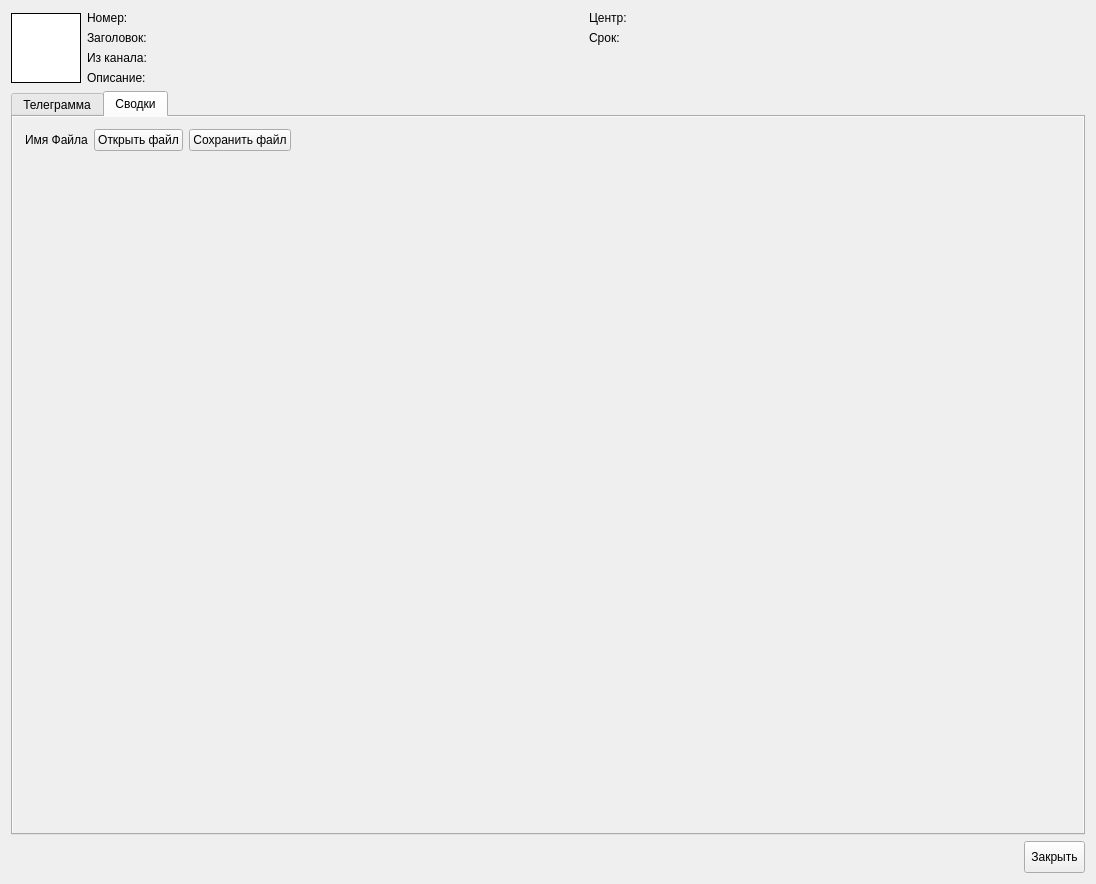
<?xml version="1.0" encoding="UTF-8"?>
<ui version="4.0">
 <class>ContentWidget</class>
 <widget class="QDialog" name="ContentWidget">
  <property name="geometry">
   <rect>
    <x>0</x>
    <y>0</y>
    <width>1096</width>
    <height>884</height>
   </rect>
  </property>
  <property name="windowTitle">
   <string>Просмотр сообщения</string>
  </property>
  <layout class="QGridLayout" name="gridLayout_3">
   <item row="2" column="0">
    <layout class="QHBoxLayout" name="horizontalLayout">
     <property name="spacing">
      <number>0</number>
     </property>
     <item>
      <spacer name="horizontalSpacer">
       <property name="orientation">
        <enum>Qt::Horizontal</enum>
       </property>
       <property name="sizeHint" stdset="0">
        <size>
         <width>40</width>
         <height>20</height>
        </size>
       </property>
      </spacer>
     </item>
     <item>
      <widget class="QToolButton" name="toolButton">
       <property name="minimumSize">
        <size>
         <width>0</width>
         <height>32</height>
        </size>
       </property>
       <property name="maximumSize">
        <size>
         <width>16777215</width>
         <height>32</height>
        </size>
       </property>
       <property name="text">
        <string>Закрыть</string>
       </property>
      </widget>
     </item>
    </layout>
   </item>
   <item row="0" column="0">
    <layout class="QGridLayout" name="gridLayout">
     <item row="0" column="0" rowspan="4">
      <widget class="QLabel" name="label_icon">
       <property name="minimumSize">
        <size>
         <width>70</width>
         <height>70</height>
        </size>
       </property>
       <property name="maximumSize">
        <size>
         <width>70</width>
         <height>70</height>
        </size>
       </property>
       <property name="palette">
        <palette>
         <active>
          <colorrole role="Base">
           <brush brushstyle="SolidPattern">
            <color alpha="255">
             <red>255</red>
             <green>255</green>
             <blue>255</blue>
            </color>
           </brush>
          </colorrole>
          <colorrole role="Window">
           <brush brushstyle="SolidPattern">
            <color alpha="255">
             <red>255</red>
             <green>255</green>
             <blue>255</blue>
            </color>
           </brush>
          </colorrole>
         </active>
         <inactive>
          <colorrole role="Base">
           <brush brushstyle="SolidPattern">
            <color alpha="255">
             <red>255</red>
             <green>255</green>
             <blue>255</blue>
            </color>
           </brush>
          </colorrole>
          <colorrole role="Window">
           <brush brushstyle="SolidPattern">
            <color alpha="255">
             <red>255</red>
             <green>255</green>
             <blue>255</blue>
            </color>
           </brush>
          </colorrole>
         </inactive>
         <disabled>
          <colorrole role="Base">
           <brush brushstyle="SolidPattern">
            <color alpha="255">
             <red>255</red>
             <green>255</green>
             <blue>255</blue>
            </color>
           </brush>
          </colorrole>
          <colorrole role="Window">
           <brush brushstyle="SolidPattern">
            <color alpha="255">
             <red>255</red>
             <green>255</green>
             <blue>255</blue>
            </color>
           </brush>
          </colorrole>
         </disabled>
        </palette>
       </property>
       <property name="autoFillBackground">
        <bool>true</bool>
       </property>
       <property name="frameShape">
        <enum>QFrame::Box</enum>
       </property>
       <property name="lineWidth">
        <number>1</number>
       </property>
       <property name="text">
        <string/>
       </property>
       <property name="alignment">
        <set>Qt::AlignCenter</set>
       </property>
      </widget>
     </item>
     <item row="0" column="1">
      <layout class="QHBoxLayout" name="horizontalLayout_2">
       <item>
        <widget class="QLabel" name="label_6">
         <property name="sizePolicy">
          <sizepolicy hsizetype="Fixed" vsizetype="Fixed">
           <horstretch>0</horstretch>
           <verstretch>0</verstretch>
          </sizepolicy>
         </property>
         <property name="minimumSize">
          <size>
           <width>100</width>
           <height>0</height>
          </size>
         </property>
         <property name="font">
          <font>
           <weight>50</weight>
           <bold>false</bold>
          </font>
         </property>
         <property name="text">
          <string>Номер:</string>
         </property>
        </widget>
       </item>
       <item>
        <widget class="QLabel" name="id_label">
         <property name="sizePolicy">
          <sizepolicy hsizetype="Preferred" vsizetype="Fixed">
           <horstretch>0</horstretch>
           <verstretch>0</verstretch>
          </sizepolicy>
         </property>
         <property name="minimumSize">
          <size>
           <width>0</width>
           <height>0</height>
          </size>
         </property>
         <property name="font">
          <font>
           <weight>75</weight>
           <bold>true</bold>
          </font>
         </property>
         <property name="text">
          <string/>
         </property>
         <property name="textInteractionFlags">
          <set>Qt::LinksAccessibleByMouse|Qt::TextSelectableByMouse</set>
         </property>
        </widget>
       </item>
      </layout>
     </item>
     <item row="0" column="2">
      <layout class="QHBoxLayout" name="horizontalLayout_5">
       <item>
        <widget class="QLabel" name="label_4">
         <property name="sizePolicy">
          <sizepolicy hsizetype="Fixed" vsizetype="Fixed">
           <horstretch>0</horstretch>
           <verstretch>0</verstretch>
          </sizepolicy>
         </property>
         <property name="minimumSize">
          <size>
           <width>100</width>
           <height>0</height>
          </size>
         </property>
         <property name="font">
          <font>
           <weight>50</weight>
           <bold>false</bold>
          </font>
         </property>
         <property name="text">
          <string>Центр:</string>
         </property>
        </widget>
       </item>
       <item>
        <widget class="QLabel" name="centerLbl">
         <property name="sizePolicy">
          <sizepolicy hsizetype="Preferred" vsizetype="Fixed">
           <horstretch>0</horstretch>
           <verstretch>0</verstretch>
          </sizepolicy>
         </property>
         <property name="minimumSize">
          <size>
           <width>0</width>
           <height>0</height>
          </size>
         </property>
         <property name="font">
          <font>
           <weight>75</weight>
           <bold>true</bold>
          </font>
         </property>
         <property name="text">
          <string/>
         </property>
         <property name="textInteractionFlags">
          <set>Qt::LinksAccessibleByMouse|Qt::TextSelectableByMouse</set>
         </property>
        </widget>
       </item>
      </layout>
     </item>
     <item row="1" column="1">
      <layout class="QHBoxLayout" name="horizontalLayout_3">
       <item>
        <widget class="QLabel" name="label_7">
         <property name="sizePolicy">
          <sizepolicy hsizetype="Fixed" vsizetype="Fixed">
           <horstretch>0</horstretch>
           <verstretch>0</verstretch>
          </sizepolicy>
         </property>
         <property name="minimumSize">
          <size>
           <width>100</width>
           <height>0</height>
          </size>
         </property>
         <property name="font">
          <font>
           <weight>50</weight>
           <bold>false</bold>
          </font>
         </property>
         <property name="text">
          <string>Заголовок:</string>
         </property>
        </widget>
       </item>
       <item>
        <widget class="QLabel" name="headerLbl">
         <property name="sizePolicy">
          <sizepolicy hsizetype="Preferred" vsizetype="Fixed">
           <horstretch>0</horstretch>
           <verstretch>0</verstretch>
          </sizepolicy>
         </property>
         <property name="minimumSize">
          <size>
           <width>0</width>
           <height>0</height>
          </size>
         </property>
         <property name="font">
          <font>
           <weight>75</weight>
           <bold>true</bold>
          </font>
         </property>
         <property name="text">
          <string/>
         </property>
         <property name="textInteractionFlags">
          <set>Qt::LinksAccessibleByMouse|Qt::TextSelectableByMouse</set>
         </property>
        </widget>
       </item>
      </layout>
     </item>
     <item row="1" column="2">
      <layout class="QHBoxLayout" name="horizontalLayout_6">
       <item>
        <widget class="QLabel" name="label_3">
         <property name="sizePolicy">
          <sizepolicy hsizetype="Fixed" vsizetype="Fixed">
           <horstretch>0</horstretch>
           <verstretch>0</verstretch>
          </sizepolicy>
         </property>
         <property name="minimumSize">
          <size>
           <width>100</width>
           <height>0</height>
          </size>
         </property>
         <property name="font">
          <font>
           <weight>50</weight>
           <bold>false</bold>
          </font>
         </property>
         <property name="text">
          <string>Срок:</string>
         </property>
        </widget>
       </item>
       <item>
        <widget class="QLabel" name="hourLbl">
         <property name="sizePolicy">
          <sizepolicy hsizetype="Preferred" vsizetype="Fixed">
           <horstretch>0</horstretch>
           <verstretch>0</verstretch>
          </sizepolicy>
         </property>
         <property name="minimumSize">
          <size>
           <width>0</width>
           <height>0</height>
          </size>
         </property>
         <property name="font">
          <font>
           <weight>75</weight>
           <bold>true</bold>
          </font>
         </property>
         <property name="text">
          <string/>
         </property>
         <property name="textInteractionFlags">
          <set>Qt::LinksAccessibleByMouse|Qt::TextSelectableByMouse</set>
         </property>
        </widget>
       </item>
      </layout>
     </item>
     <item row="2" column="1" colspan="2">
      <layout class="QHBoxLayout" name="horizontalLayout_4">
       <item>
        <widget class="QLabel" name="label_2">
         <property name="sizePolicy">
          <sizepolicy hsizetype="Fixed" vsizetype="Fixed">
           <horstretch>0</horstretch>
           <verstretch>0</verstretch>
          </sizepolicy>
         </property>
         <property name="minimumSize">
          <size>
           <width>100</width>
           <height>0</height>
          </size>
         </property>
         <property name="font">
          <font>
           <weight>50</weight>
           <bold>false</bold>
          </font>
         </property>
         <property name="text">
          <string>Из канала:</string>
         </property>
        </widget>
       </item>
       <item>
        <widget class="QLabel" name="channelLbl">
         <property name="sizePolicy">
          <sizepolicy hsizetype="Preferred" vsizetype="Fixed">
           <horstretch>0</horstretch>
           <verstretch>0</verstretch>
          </sizepolicy>
         </property>
         <property name="minimumSize">
          <size>
           <width>0</width>
           <height>0</height>
          </size>
         </property>
         <property name="font">
          <font>
           <weight>75</weight>
           <bold>true</bold>
          </font>
         </property>
         <property name="text">
          <string/>
         </property>
         <property name="textInteractionFlags">
          <set>Qt::LinksAccessibleByMouse|Qt::TextSelectableByMouse</set>
         </property>
        </widget>
       </item>
      </layout>
     </item>
     <item row="3" column="1" colspan="2">
      <layout class="QHBoxLayout" name="horizontalLayout_8">
       <item>
        <widget class="QLabel" name="label_8">
         <property name="sizePolicy">
          <sizepolicy hsizetype="Fixed" vsizetype="Fixed">
           <horstretch>0</horstretch>
           <verstretch>0</verstretch>
          </sizepolicy>
         </property>
         <property name="minimumSize">
          <size>
           <width>100</width>
           <height>0</height>
          </size>
         </property>
         <property name="font">
          <font>
           <weight>50</weight>
           <bold>false</bold>
          </font>
         </property>
         <property name="text">
          <string>Описание:</string>
         </property>
         <property name="textInteractionFlags">
          <set>Qt::LinksAccessibleByMouse</set>
         </property>
        </widget>
       </item>
       <item>
        <widget class="QLabel" name="specificationLbl">
         <property name="font">
          <font>
           <weight>75</weight>
           <bold>true</bold>
          </font>
         </property>
         <property name="text">
          <string/>
         </property>
         <property name="textInteractionFlags">
          <set>Qt::LinksAccessibleByMouse|Qt::TextSelectableByMouse</set>
         </property>
        </widget>
       </item>
      </layout>
     </item>
    </layout>
   </item>
   <item row="1" column="0">
    <widget class="QTabWidget" name="tabWidget">
     <property name="currentIndex">
      <number>1</number>
     </property>
     <widget class="QWidget" name="telegramTab">
      <property name="autoFillBackground">
       <bool>true</bool>
      </property>
      <attribute name="title">
       <string>Телеграмма</string>
      </attribute>
      <layout class="QGridLayout" name="gridLayout_2">
       <item row="1" column="0" colspan="3">
        <widget class="QTextEdit" name="contentEdit">
         <property name="autoFillBackground">
          <bool>true</bool>
         </property>
         <property name="readOnly">
          <bool>true</bool>
         </property>
        </widget>
       </item>
       <item row="0" column="0">
        <widget class="QCheckBox" name="checkBox">
         <property name="text">
          <string>Показать спецсимволы</string>
         </property>
        </widget>
       </item>
       <item row="0" column="2">
        <widget class="QToolButton" name="editBtn">
         <property name="minimumSize">
          <size>
           <width>32</width>
           <height>32</height>
          </size>
         </property>
         <property name="maximumSize">
          <size>
           <width>32</width>
           <height>32</height>
          </size>
         </property>
         <property name="toolTip">
          <string>Редактировать</string>
         </property>
         <property name="text">
          <string>E</string>
         </property>
        </widget>
       </item>
       <item row="0" column="1">
        <widget class="QPushButton" name="saveBtn">
         <property name="maximumSize">
          <size>
           <width>32</width>
           <height>32</height>
          </size>
         </property>
         <property name="toolTip">
          <string>Сохранить</string>
         </property>
         <property name="text">
          <string/>
         </property>
        </widget>
       </item>
      </layout>
     </widget>
     <widget class="QWidget" name="decodedTab">
      <property name="autoFillBackground">
       <bool>true</bool>
      </property>
      <attribute name="title">
       <string>Сводки</string>
      </attribute>
      <layout class="QVBoxLayout" name="verticalLayout_5">
       <property name="leftMargin">
        <number>3</number>
       </property>
       <property name="topMargin">
        <number>3</number>
       </property>
       <property name="rightMargin">
        <number>3</number>
       </property>
       <property name="bottomMargin">
        <number>3</number>
       </property>
       <item>
        <widget class="QStackedWidget" name="stackedWidget">
         <property name="currentIndex">
          <number>3</number>
         </property>
         <widget class="QWidget" name="contentPage">
          <layout class="QVBoxLayout" name="verticalLayout"/>
         </widget>
         <widget class="QWidget" name="faxViewPage">
          <layout class="QVBoxLayout" name="verticalLayout_3"/>
         </widget>
         <widget class="QWidget" name="notDecodedPage">
          <layout class="QVBoxLayout" name="verticalLayout_6">
           <item>
            <widget class="QLabel" name="label">
             <property name="text">
              <string>Телеграмма не раскодирована</string>
             </property>
            </widget>
           </item>
           <item>
            <spacer name="verticalSpacer">
             <property name="orientation">
              <enum>Qt::Vertical</enum>
             </property>
             <property name="sizeHint" stdset="0">
              <size>
               <width>20</width>
               <height>40</height>
              </size>
             </property>
            </spacer>
           </item>
          </layout>
         </widget>
         <widget class="QWidget" name="fileOpenPage">
          <layout class="QGridLayout" name="gridLayout_4">
           <item row="1" column="0">
            <spacer name="verticalSpacer_2">
             <property name="orientation">
              <enum>Qt::Vertical</enum>
             </property>
             <property name="sizeHint" stdset="0">
              <size>
               <width>20</width>
               <height>630</height>
              </size>
             </property>
            </spacer>
           </item>
           <item row="0" column="1">
            <widget class="QPushButton" name="open_file_btn">
             <property name="text">
              <string>Открыть файл</string>
             </property>
            </widget>
           </item>
           <item row="0" column="0">
            <layout class="QHBoxLayout" name="horizontalLayout_7">
             <item>
              <widget class="QLabel" name="file_open_label">
               <property name="text">
                <string>Имя Файла</string>
               </property>
              </widget>
             </item>
            </layout>
           </item>
           <item row="0" column="3">
            <spacer name="horizontalSpacer_2">
             <property name="orientation">
              <enum>Qt::Horizontal</enum>
             </property>
             <property name="sizeHint" stdset="0">
              <size>
               <width>861</width>
               <height>20</height>
              </size>
             </property>
            </spacer>
           </item>
           <item row="0" column="2">
            <widget class="QPushButton" name="save_file_btn">
             <property name="text">
              <string>Сохранить файл</string>
             </property>
            </widget>
           </item>
          </layout>
         </widget>
        </widget>
       </item>
      </layout>
     </widget>
    </widget>
   </item>
  </layout>
 </widget>
 <resources/>
 <connections/>
</ui>
